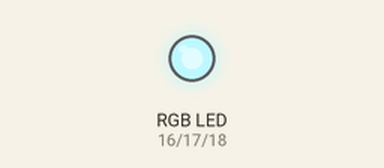
The program below on a simulated ESP32. On the bench: an RGB LED mixed from three pins (HIGH = lit).

Above: at 0.05 s.
At 0.5 s:
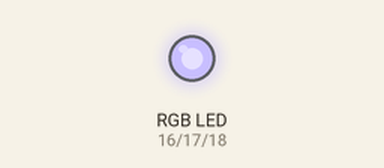
At 1.15 s:
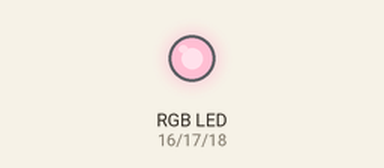
At 1.7 s:
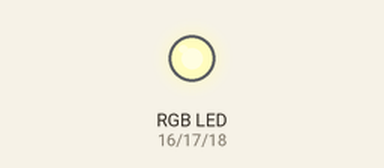
At 2.25 s:
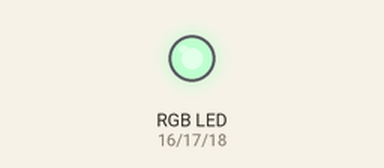
Timing chart, 0 to 5.9 s (numbered marks = the images above):
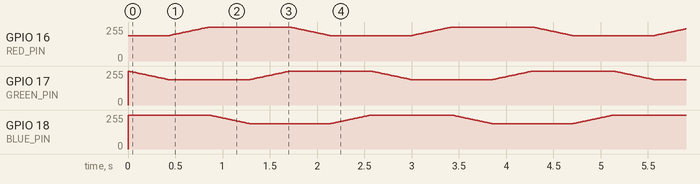

The program:

main.cpp
```cpp
#include <Arduino.h>

#define RED_PIN 16
#define GREEN_PIN 17
#define BLUE_PIN 18

// Stage 3: BEGIN RGB Function
// https://www.instructables.com/id/How-to-Use-an-RGB-LED/
// function to convert a color to its Red, Green, and Blue components.

const boolean invert = true;    // set true if common anode, false if common cathode
uint32_t R, G, B;               // the Red Green and Blue color components

void hueToRGB( uint8_t hue, uint8_t brightness)
{
    uint16_t scaledHue = (hue * 6);
    uint8_t segment = scaledHue / 256;      // segment 0 to 5 around the
                                            // color wheel
    uint16_t segmentOffset =
      scaledHue - (segment * 256);          // position within the segment

    uint8_t complement = 0;
    uint16_t prev = (brightness * ( 255 -  segmentOffset)) / 256;
    uint16_t next = (brightness *  segmentOffset) / 256;

    if(invert)
    {
      brightness = 255-brightness;
      complement = 255;
      prev = 255-prev;
      next = 255-next;
    }

    switch(segment ) {
    case 0:      // red
        R = brightness;
        G = next;
        B = complement;
    break;
    case 1:     // yellow
        R = prev;
        G = brightness;
        B = complement;
    break;
    case 2:     // green
        R = complement;
        G = brightness;
        B = next;
    break;
    case 3:    // cyan
        R = complement;
        G = prev;
        B = brightness;
    break;
    case 4:    // blue
        R = next;
        G = complement;
        B = brightness;
    break;
   case 5:      // magenta
    default:
        R = brightness;
        G = complement;
        B = prev;
    break;
    }
}

void setup()
{
  pinMode(RED_PIN,   OUTPUT);
  pinMode(GREEN_PIN, OUTPUT);
  pinMode(BLUE_PIN,  OUTPUT);

  ledcAttachPin(RED_PIN, 1);        // Set PWM gen for LED RED
  ledcSetup(1, 12000, 8);
  ledcAttachPin(GREEN_PIN, 2);      // Set PWM gen for LED GREEN
  ledcSetup(2, 12000, 8);
  ledcAttachPin(BLUE_PIN, 3);       // Set PWM gen for LED BLUE
  ledcSetup(3, 12000, 8);
}

void loop()
{
  for(int c = 0; c < 256; c++){
    hueToRGB(c, 64);
    ledcWrite(1, R);
    ledcWrite(2, G);
    ledcWrite(3, B);
    delay(10);
  }
}
```
